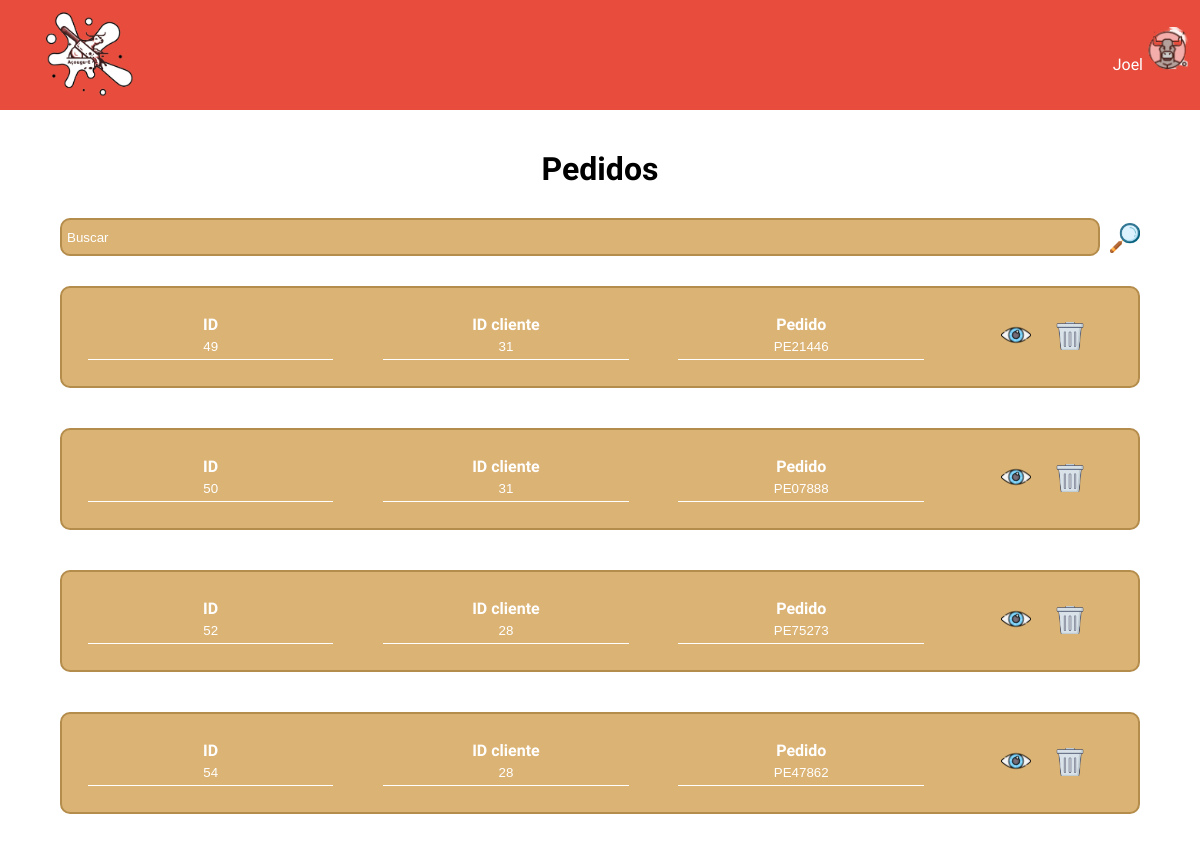
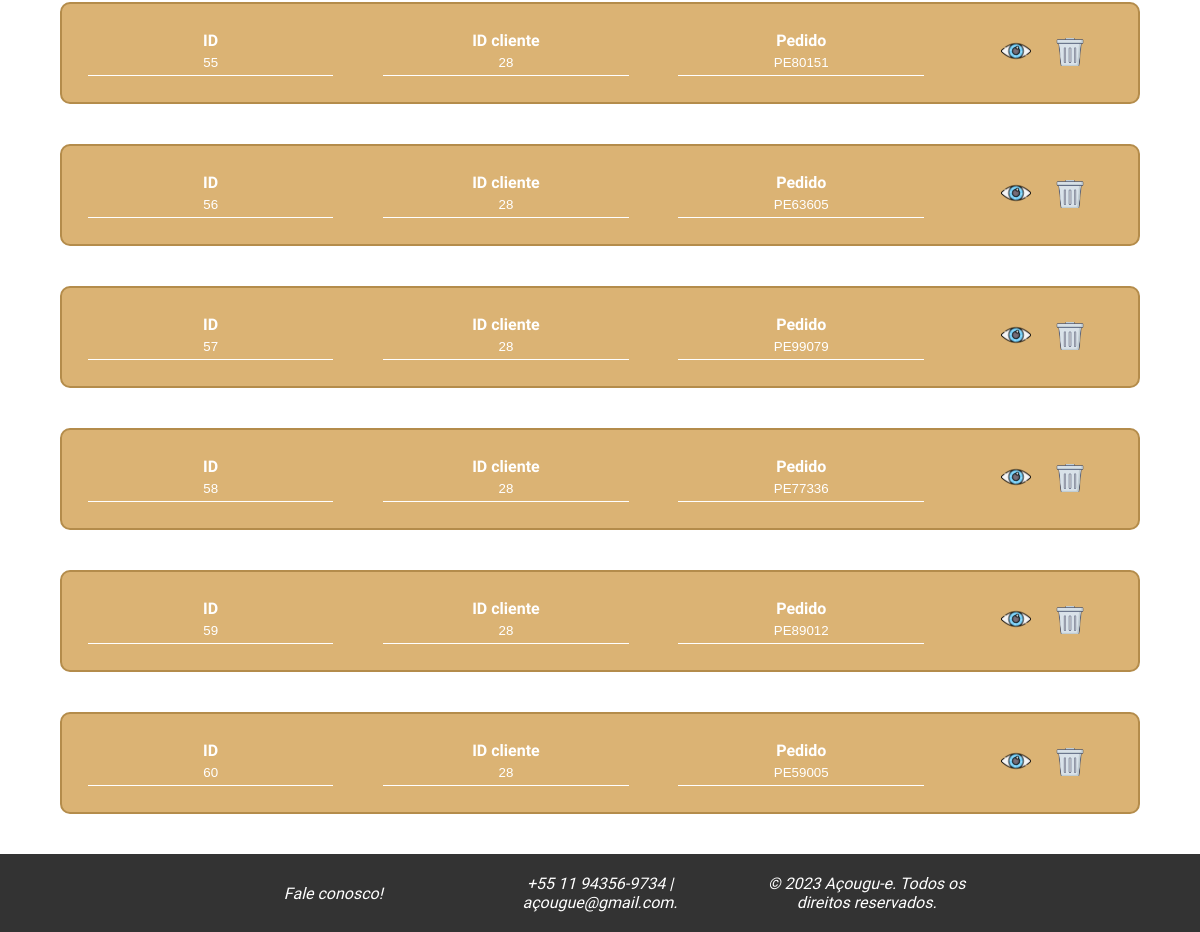
/php/php_adm/pedidos.php (signed in), run on the app's committed database (2 pictures, top to bottom).
### tables this page shows
CREATE TABLE `administradores` (
  `AdmId` int(11) NOT NULL,
  `Nome` varchar(50) DEFAULT NULL,
  `Email` varchar(50) DEFAULT NULL,
  `Senha` varchar(255) DEFAULT NULL
);

CREATE TABLE `pedidos` (
  `PedidoId` int(11) NOT NULL,
  `ClienteId` int(11) NOT NULL,
  `CodigoPedido` varchar(50) NOT NULL
);

### includes/verifica.php (called while the page is built)
<?php
require 'config.php';
if (isset($_SESSION['tipo_usuario']) && !empty($_SESSION['tipo_usuario'])) {
    require_once 'Usuario.class.php';
    $u = new Usuario();
    if ($_SESSION['tipo_usuario'] == 'cliente') {
        if (isset($_SESSION['idcli']) && !empty($_SESSION['idcli'])) {
            $listLogged = $u->logged($_SESSION['idcli'], $_SESSION['tipo_usuario']);
            $nomeUsu = isset($listLogged['Nome']) ? $listLogged['Nome'] : null;
        } else {
            header("Location: login.php");
            exit();
        }
    } elseif ($_SESSION['tipo_usuario'] == 'administrador') {
        $listAdmin = $u->logged($_SESSION['id_admin'], $_SESSION['tipo_usuario']);
        $nomeUsu = is_array($listAdmin) ? $listAdmin['Nome'] : null;
    } else {
        header("Location: login.php");
        exit();
    }
} else {
    header("Location: ../../php_entrada/login.php");
    exit();
}
?>

### includes/Usuario.class.php (called while the page is built, shortened)
<?php
class Usuario {
    public function logged($id, $tipoUsuario)
    {
        global $pdo;
        $tabela = ($tipoUsuario == 'cliente') ? 'clientes' : 'administradores';
        $colunaId = ($tipoUsuario == 'cliente') ? 'ClienteId' : 'AdmId';
        $sql = "SELECT Nome FROM $tabela WHERE $colunaId = :id";
        $stmt = $pdo->prepare($sql);
        $stmt->bindValue(":id", $id);
        $stmt->execute();
        return $stmt->fetch(PDO::FETCH_ASSOC);
    }
}
?>

### php/php_adm/pedidos.php (the view, shortened to what this page needs)
<?php
    require '../../includes/verifica.php';
    if (isset($_SESSION['id_admin']) && !empty($_SESSION['id_admin'])):
?>
<!DOCTYPE html>
<html lang="pt-br">
<head>
    <link rel="stylesheet" href="../../style/css_adm/css-pedidos.css">
</head>
<body>
    <?php include_once "nav_adm.php"; ?>
    <main>
        <?php
            $consulta = $pdo->prepare('SELECT * FROM pedidos');
            $consulta->execute();
            if ($consulta->rowCount() > 0) {
        ?>
        <h1>Pedidos</h1>
        <div class="container">
            <form action="consultar_pedidos.php">
                <input type="text" name="buscar" class="container buscar" placeholder="Buscar">
                <button type="submit" id="btn"><img src="../../img/pesquisar.png" alt="Editar"></button>
            </form>
        </div>
        <?php
            while ($linha = $consulta->fetch(PDO::FETCH_ASSOC)):
        ?>
        <table>
            <tr>
                <th>ID
                    <br><input type="text" name="txtid" disabled value="<?= $linha['PedidoId']; ?>">
                </th>
                <th>ID cliente
                    <br><input type="text" name="txtnome" disabled value="<?= $linha['ClienteId']; ?>">
                </th>
                <th>Pedido
                    <br><input type="text" name="txtnome" disabled value="<?=$linha['CodigoPedido'];?>">
                </th>
                <th>
                    <a href="analizar_pedidos.php?id=<?=$linha['PedidoId'];?>&codigo=<?=$linha['CodigoPedido'];?>"><img src="../../img/olhar.png" alt="Editar"></a>
                    <a href="excluir_pedidos.php?id=<?= $linha['PedidoId']; ?>"><img src="../../img/excluir.png" alt="Editar"></a>
                </th>
            </tr>
        </table>
        <?php endwhile; } else { ?>
        <h1>Não há pedidos disponíveis.<h1>
        <a href="inicio.php"><button type="submit" class="input_btn">Voltar</button></a>
        <?php } ?>
    </main>
    <?php include_once "footer_adm.php"; ?>
</body>
</html>
<?php
    else:
        header("Location: ../../index.php");
        exit();
    endif;
?>

### php/php_adm/nav_adm.php (shortened to what this page needs)
<?php
    require_once '../../includes/verifica.php';
?>
<!DOCTYPE html>
<html lang="pt-br">
<head>
    <link rel="stylesheet" href="../../style/css_adm/css-nav_adm.css">
</head>
<body>
    <nav>
        <div class="nav">
            <a href="inicio.php"><img src="../../img/logo.png" alt="Logo Açougu-E"></a>
            <p id="nav_usuario"><?php  echo $nomeUsu; ?><img src="../../img/logo_usuario.png" alt="Logo usuário" id="nav_menu_li_img"></p>
        </div>
    </nav>
<body>
</html>

### style/css_adm/css-pedidos.css (style rules this page uses)
* { margin: 0; padding: 0; }
body { font-family: 'Playpen Sans', sans-serif; box-sizing: border-box; width: 100%; height: 100%; }
main { padding-top: 100px; text-align: center; display: flex; flex-direction: column; justify-content: center; align-items: center; }
h1 { font-size: 32px; padding-bottom: 20px; }
a { text-decoration: none; cursor: pointer; }
th, td { display: block; width: 100%; box-sizing: border-box; text-align: center; padding: 10px; color: white; }
tr { display: block; width: 100%; box-sizing: border-box; margin-bottom: 10px; }
table { width: 90%; background-color: #DBB374; border: #b48c4b; border-radius: 10px; border-style: solid; border-width: 2px; margin: 20px; margin-bottom: 20px; }
input { border: none; outline: none; background: none; border-bottom: 1px solid #FFF; padding: 5px; width: 93%; color: white; }
th input { text-align: center; }
th img { width: 30px; height: auto; padding: 10px; padding: 10px; }
.container img { width: 30px; height: auto; padding-left: 10px; padding-top: 5px; }
form { width: 90%; display: flex; flex-direction: row; margin: 10px; }
.container { width: 100%; display: flex; justify-content: center; }
.container .buscar { width: 90vw; background-color: #DBB374; border: #b48c4b; border-radius: 10px; border-style: solid; border-width: 2px; caret-color: white; color: white ; }
.container .buscar::placeholder { color: white; }
#btn { background-color: transparent; border: none; cursor: pointer; }
@media screen and (min-width: 768px) { th, td { display: table-cell; width: auto; box-sizing: border-box; text-align: center; padding: 20px; } }
@media screen and (min-width: 768px) { tr { display: table-row; } }

### style/css_adm/css-nav_adm.css (style rules this page uses)
* { margin: 0; padding: 0; }
body { font-family: 'Playpen Sans', sans-serif; box-sizing: border-box; width: 100%; height: 100%; }
.nav { display: flex; background-color: #E74C3C; position: fixed; width: 100%; height: 110px; z-index: 1000; }
.nav img { width: 80px; padding: 1vw; margin: 20px 0 0 40px; }
.nav_menu li, #nav_usuario { display: inline-block; text-align: center; padding: 7px; border-bottom: #be5555; border: #be5555; border-width: 2px; border-style: solid; }
.nav li a, #nav_usuario { text-decoration: none; color: white; border: none; }
#nav_menu_li_img { margin: 0; width: 50px; height: auto; display: none; }
#nav_usuario { display: none; cursor: pointer; }
@media screen and (min-width: 768px) { #nav_menu_li_img { display:unset; } }
@media screen and (min-width: 768px) { #nav_usuario { display: unset; margin-left: auto; padding-top: 17px; } }
@media screen and (min-width: 768px) { .nav img { width: 100px; margin: auto; padding: 0; padding-top: 10px; margin-left: 40px; margin-bottom: 10px; } }

### style/css_adm/css-footer_adm.css (style rules this page uses)
body { font-family: 'Playpen Sans', sans-serif; box-sizing: border-box; width: 100%; min-height: 100vh; margin: 0; display: flex; flex-direction: column; }
main { flex: 1; padding-top: 150px; }

### data on the page
administradores: Nome "Joel"
pedidos: txtid "49", txtnome "31", txtnome "PE21446"
pedidos: txtid "50", txtnome "31", txtnome "PE07888"
pedidos: txtid "52", txtnome "28", txtnome "PE75273"
pedidos: txtid "54", txtnome "28", txtnome "PE47862"
pedidos: txtid "55", txtnome "28", txtnome "PE80151"
pedidos: txtid "56", txtnome "28", txtnome "PE63605"
pedidos: txtid "57", txtnome "28", txtnome "PE99079"
pedidos: txtid "58", txtnome "28", txtnome "PE77336"
pedidos: txtid "59", txtnome "28", txtnome "PE89012"
pedidos: txtid "60", txtnome "28", txtnome "PE59005"
